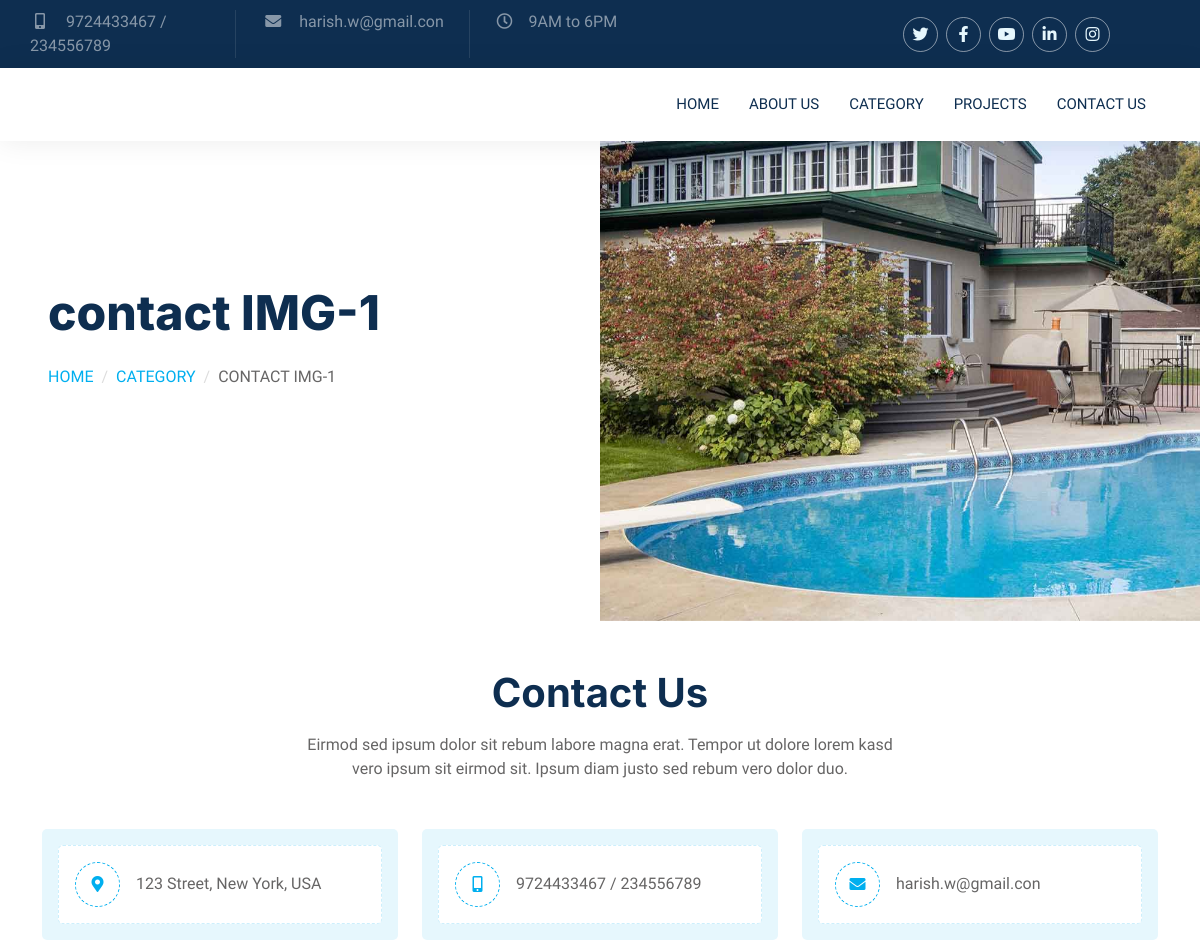
The app's page /contact/ (upper part), older data.
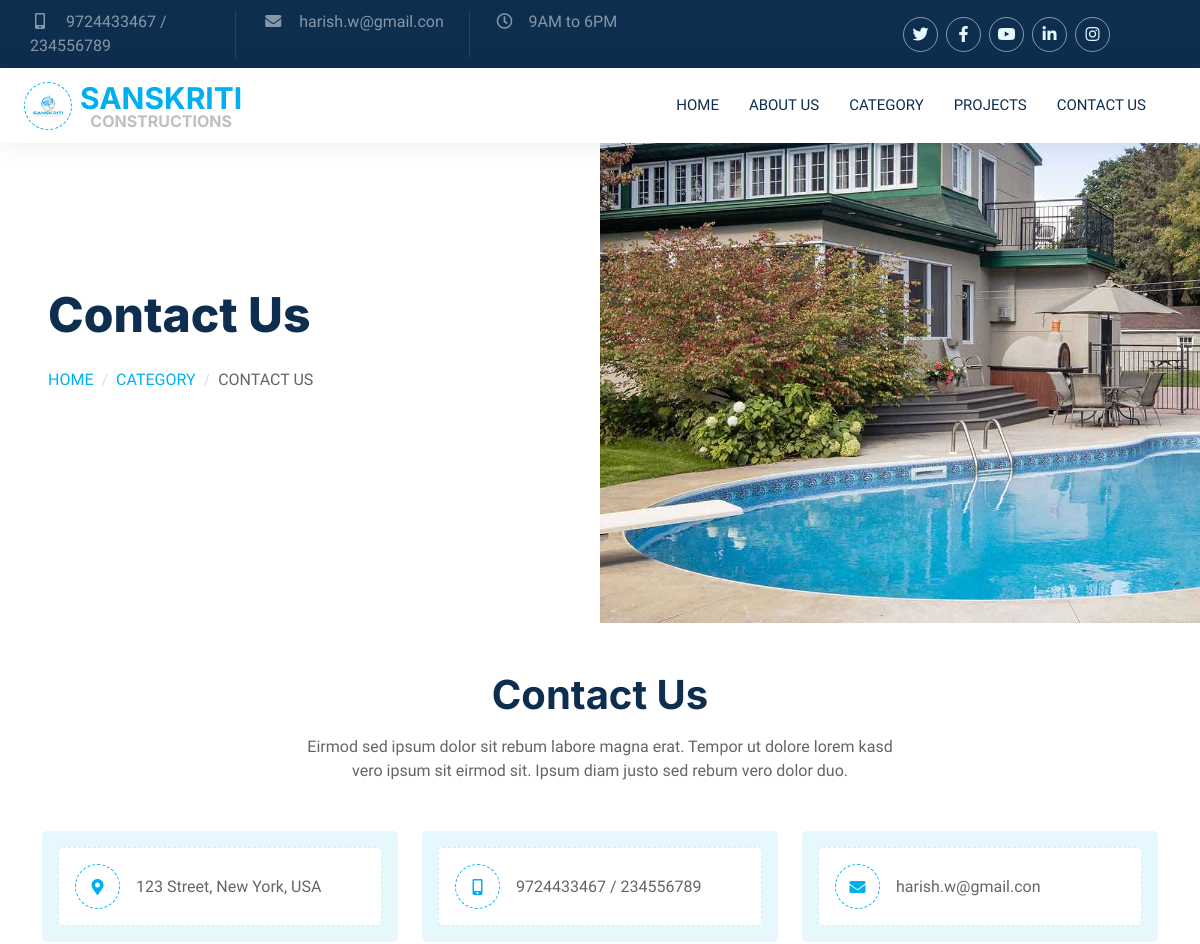
The same page, newer data.
### make_pages/models.py (models this page shows, shortened)
class BaseContent(models.Model):
    ACTIVE_CHOICES = ((1, 'Inactive'), (2, 'Active'))
    status = models.PositiveIntegerField(
        choices=ACTIVE_CHOICES, default=2, db_index=True)
    server_created_on = models.DateTimeField(auto_now_add=True)
    server_modified_on = models.DateTimeField(auto_now=True)
    created_by = models.ForeignKey(
        User, on_delete=models.DO_NOTHING, related_name='created%(app_label)s_%(class)s_related', null=True, blank=True,)
    modified_by = models.ForeignKey(
        User, on_delete=models.DO_NOTHING, related_name='modified%(app_label)s_%(class)s_related', null=True, blank=True,)

class Menus(BaseContent):
    name = models.CharField(max_length=100)
    group = models.ManyToManyField(Group, blank=True)
    slug = models.SlugField("SEO friendly url, use only aplhabets and hyphen", max_length=60,unique=True)
    parent = models.ForeignKey('self',on_delete=models.DO_NOTHING, blank=True, null=True)
    app_link = models.CharField(max_length=512, blank=True)
    icon = models.CharField(max_length=512, blank=True, null=True)
    menu_order = models.IntegerField(null=True, blank=True)
    class Meta:
        ordering = ('menu_order',)
        verbose_name_plural = 'Menus'
    def get_sub_menus(self):
        return Menus.objects.filter(parent=self,status=2).exclude(parent__id__in=[1,12,16]).order_by('menu_order')

class ImagePage(BaseContent):
    name = models.CharField(max_length=100,blank=True, null=True)
    icon = models.CharField(max_length=100,blank=True, null=True)
    parent = models.ForeignKey('self',on_delete=models.DO_NOTHING, blank=True, null=True)
    order = models.IntegerField(null=True, blank=True)
    image = models.FileField(
        upload_to='section/%y/%m/%d/', blank=True, null=True)

class Heading(BaseContent):
    name = models.CharField(max_length=100,blank=True, null=True)
    parent = models.ForeignKey('self',on_delete=models.DO_NOTHING, blank=True, null=True)
    slug = models.SlugField("SEO friendly url, use only aplhabets and hyphen", max_length=60,unique=True)
    paragraph=models.TextField(blank=True, null=True)
    button = models.CharField(max_length=512, blank=True)
    btn_link = models.CharField(max_length=512, blank=True)
    icon = models.CharField(max_length=512, blank=True, null=True)
    image = models.ImageField(
        upload_to='client/%y/%m/%d/', blank=True, null=True)
    order = models.IntegerField(null=True, blank=True)
    class Meta:
        verbose_name_plural = "Heading and Paragraph"

### make_pages/views.py (the view)
# urls.py: path('contact/', contact, name="contact"),
def contact(request):
    heading="Contact"
    header_list = Menus.objects.filter(status = 2,)
    header=header_list.filter( parent=None).exclude(id__in=[1,12,16]).order_by("menu_order")
    icon=header_list.filter(parent_id=12).order_by("menu_order")
    menu=header_list.filter(parent_id=1).order_by("menu_order")
    map=header_list.filter(id=16).order_by("menu_order")
    image_page=ImagePage.objects.filter(status = 2)
    logos = image_page.filter(parent_id=67)
    section_image = image_page.filter(status = 2,parent_id=32)
    section_one = Heading.objects.filter(status = 2,parent_id=26)
    if request.method == 'POST':
        contact_obj =ContactUs.objects.create(name=request.POST.get('name'),
        gmail=request.POST.get('email'),subject=request.POST.get('subject'),
        message=request.POST.get('message'),phone=request.POST.get('phone'))
        contact_obj.save()
        return redirect('/contact/')
    return render(request, 'constructions/contact.html', locals())

### templates/constructions/contact.html (shortened to what this page needs)
{% extends 'base.html' %}
{% load static %}
{% block contents %}
        <div class="container-fluid header bg-white p-0">
            <div class="row g-0 align-items-center flex-column-reverse flex-md-row">
                {% for i in section_image %}
                <div class="col-md-6 p-5 mt-lg-5">
                    <h1 class="display-5 animated fadeIn mb-4">{{i.name}}</h1>
                        <nav aria-label="breadcrumb animated fadeIn">
                        <ol class="breadcrumb text-uppercase">
                            <li class="breadcrumb-item"><a href="/">Home</a></li>
                            {% if heading == 'category' %}
                            <li class="breadcrumb-item"><a href="/project/">Projects</a></li>
                            {% else %}
                            <li class="breadcrumb-item"><a href="/category/">Category</a></li>
                            {% endif %}
                            <li class="breadcrumb-item text-body active" aria-current="page">{{i.name}}</li>
                        </ol>
                    </nav>
                </div>
                <div class="col-md-6 animated fadeIn">
                    <img class="img-fluid" src="/media/{{i.image}}" alt="">
                </div>
                {% endfor %}
            </div>
        </div>
        <div class="container-xxl py-5">
            <div class="container">
                <div class="text-center mx-auto mb-5 wow fadeInUp" data-wow-delay="0.1s" style="max-width: 600px;">
                    {% for i in section_one %}
                    <h1 class="mb-3">{{i.name}}</h1>
                    <p>{{i.paragraph}}</p>
                    {% endfor %}
                </div>
                <div class="row g-4">
                    <div class="col-12">
                        <div class="row gy-4">
                            {% for i in menu %}
                            {% if i.id != 8%}
                            <div class="col-md-6 col-lg-4 wow fadeIn" data-wow-delay="0.1s">
                                <div class="bg-light rounded p-3">
                                    <div class="d-flex align-items-center bg-white rounded p-3" style="border: 1px dashed rgba(204, 239, 252, 1)">
                                        <div class="icon me-3" style="width: 45px; height: 45px;">
                                            <i class="{{i.icon}} text-primary"></i>
                                        </div>
                                        <span>{{i.name}}</span>
                                    </div>
                                </div>
                            </div>
                            {% endif %}
                            {% endfor %}
                        </div>
                    </div>
                </div>
            </div>
        </div>
{% endblock %}

### templates/partials/header.html (shortened to what this page needs)
{% load static %}
<div class="container-fluid bg-dark text-white-50 close-header  ">
    <div class="container p-0">
        <div class="row align-items-center ">
            <div class="col-md-9 text-center text-md-start ">
                <div class="row">
                    {% for i in menu %}
                    {% if i.id != 15 %}
                    <div class="col-md-3 side-line">
                        <p class="mb-0"><i class="{{i.icon}} me-3"></i>{{i.name}}</p>
                    </div>
                    {% endif %}
                    {% endfor %}
                </div>
            </div>
            <div class="col-md-3 text-center text-md-end">
                <div class="d-flex ">
                    {% for i in icon %}
                    <a class="btn-outline-light btn-social me-2" href="{{i.app_link}}"><i class="{{i.icon}}"></i></a>
                    {% endfor %}
                </div>
            </div>
        </div>
    </div>
</div>
<div class="container-fluid nav-bar bg-transparent">
    <nav class="navbar navbar-expand-lg bg-white navbar-light py-0 px-4">
        {% for i in logos %}
        <a href="/" class="navbar-brand d-flex align-items-center text-center">
            <div class="icon p-2 me-2">
                <img class="img-fluid" src="/media/{{i.image}}" alt="Icon" style="width: 30px; height: 30px;">
            </div>
            <h1 class="m-0 text-primary logo">{{i.name}}<br><span>{{i.icon}}</span></h1>
        </a>
        {% endfor %}
        <div class="collapse navbar-collapse" id="navbarCollapse">
            <div class="navbar-nav ms-auto">
                {% for i in header %}
                {% if not i.get_sub_menus.count > 0 %}
                <a href="/{{i.app_link}}" class="nav-item nav-link {% if request.resolver_match.url_name == i.slug %}active{% endif%}">{{i.name}}</a>
                {% endif %}
                {% endfor %}
            </div>
        </div>
    </nav>
</div>

Row changes from the older to the newer data that the page shows:
added ImagePage: image (picture), name "SANSKRITI", icon "CONSTRUCTIONS"
changed ImagePage: name "contact IMG-1" → "Contact Us"; name "CONTACT IMG-1" → "CONTACT US"
